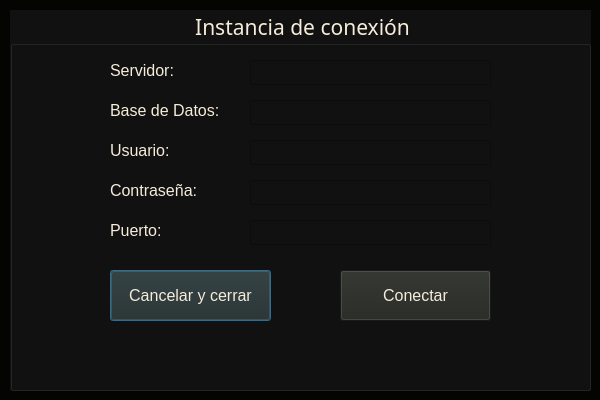
<?xml version="1.0" encoding="UTF-8"?>
<ui version="4.0">
 <class>dbms_connHandler</class>
 <widget class="QDialog" name="dbms_connHandler">
  <property name="geometry">
   <rect>
    <x>0</x>
    <y>0</y>
    <width>600</width>
    <height>400</height>
   </rect>
  </property>
  <property name="windowTitle">
   <string>Dialog</string>
  </property>
  <property name="styleSheet">
   <string notr="true">background-color: rgb(4, 4, 2);
color: rgb(245, 236, 218);
color: rgb(245, 236, 218);</string>
  </property>
  <widget class="QGroupBox" name="groupBox">
   <property name="geometry">
    <rect>
     <x>10</x>
     <y>10</y>
     <width>581</width>
     <height>381</height>
    </rect>
   </property>
   <property name="font">
    <font>
     <family>Sans Serif</family>
     <pointsize>16</pointsize>
    </font>
   </property>
   <property name="styleSheet">
    <string notr="true">background-color: rgb(17, 17, 17);</string>
   </property>
   <property name="title">
    <string>Instancia de conexión</string>
   </property>
   <property name="alignment">
    <set>Qt::AlignmentFlag::AlignCenter</set>
   </property>
   <widget class="QLabel" name="label">
    <property name="geometry">
     <rect>
      <x>100</x>
      <y>50</y>
      <width>121</width>
      <height>21</height>
     </rect>
    </property>
    <property name="font">
     <font>
      <pointsize>12</pointsize>
     </font>
    </property>
    <property name="text">
     <string>Servidor:</string>
    </property>
   </widget>
   <widget class="QLabel" name="label_2">
    <property name="geometry">
     <rect>
      <x>100</x>
      <y>90</y>
      <width>131</width>
      <height>21</height>
     </rect>
    </property>
    <property name="font">
     <font>
      <pointsize>12</pointsize>
     </font>
    </property>
    <property name="text">
     <string>Base de Datos:</string>
    </property>
   </widget>
   <widget class="QLabel" name="label_3">
    <property name="geometry">
     <rect>
      <x>100</x>
      <y>130</y>
      <width>131</width>
      <height>21</height>
     </rect>
    </property>
    <property name="font">
     <font>
      <pointsize>12</pointsize>
     </font>
    </property>
    <property name="text">
     <string>Usuario:</string>
    </property>
   </widget>
   <widget class="QLabel" name="label_4">
    <property name="geometry">
     <rect>
      <x>100</x>
      <y>170</y>
      <width>131</width>
      <height>21</height>
     </rect>
    </property>
    <property name="font">
     <font>
      <pointsize>12</pointsize>
     </font>
    </property>
    <property name="text">
     <string>Contraseña:</string>
    </property>
   </widget>
   <widget class="QLabel" name="label_5">
    <property name="geometry">
     <rect>
      <x>100</x>
      <y>210</y>
      <width>131</width>
      <height>21</height>
     </rect>
    </property>
    <property name="font">
     <font>
      <pointsize>12</pointsize>
     </font>
    </property>
    <property name="text">
     <string>Puerto:</string>
    </property>
   </widget>
   <widget class="QLineEdit" name="leServerName">
    <property name="geometry">
     <rect>
      <x>240</x>
      <y>50</y>
      <width>241</width>
      <height>25</height>
     </rect>
    </property>
    <property name="font">
     <font>
      <pointsize>12</pointsize>
     </font>
    </property>
   </widget>
   <widget class="QLineEdit" name="leDatabaseName">
    <property name="geometry">
     <rect>
      <x>240</x>
      <y>90</y>
      <width>241</width>
      <height>25</height>
     </rect>
    </property>
    <property name="font">
     <font>
      <pointsize>12</pointsize>
     </font>
    </property>
   </widget>
   <widget class="QLineEdit" name="leUsername">
    <property name="geometry">
     <rect>
      <x>240</x>
      <y>130</y>
      <width>241</width>
      <height>25</height>
     </rect>
    </property>
    <property name="font">
     <font>
      <pointsize>12</pointsize>
     </font>
    </property>
   </widget>
   <widget class="QLineEdit" name="lePassword">
    <property name="geometry">
     <rect>
      <x>240</x>
      <y>170</y>
      <width>241</width>
      <height>25</height>
     </rect>
    </property>
    <property name="font">
     <font>
      <pointsize>12</pointsize>
     </font>
    </property>
    <property name="echoMode">
     <enum>QLineEdit::EchoMode::Password</enum>
    </property>
   </widget>
   <widget class="QLineEdit" name="lePort">
    <property name="geometry">
     <rect>
      <x>240</x>
      <y>210</y>
      <width>241</width>
      <height>25</height>
     </rect>
    </property>
    <property name="font">
     <font>
      <pointsize>12</pointsize>
     </font>
    </property>
   </widget>
   <widget class="QPushButton" name="btnCancel">
    <property name="geometry">
     <rect>
      <x>100</x>
      <y>260</y>
      <width>161</width>
      <height>51</height>
     </rect>
    </property>
    <property name="font">
     <font>
      <pointsize>12</pointsize>
     </font>
    </property>
    <property name="styleSheet">
     <string notr="true">background-color: rgb(36, 38, 33);</string>
    </property>
    <property name="text">
     <string>Cancelar y cerrar</string>
    </property>
   </widget>
   <widget class="QPushButton" name="btnConnect">
    <property name="geometry">
     <rect>
      <x>330</x>
      <y>260</y>
      <width>151</width>
      <height>51</height>
     </rect>
    </property>
    <property name="font">
     <font>
      <pointsize>12</pointsize>
     </font>
    </property>
    <property name="styleSheet">
     <string notr="true">background-color: rgb(36, 38, 33);</string>
    </property>
    <property name="text">
     <string>Conectar</string>
    </property>
   </widget>
   <widget class="QLabel" name="lMessage">
    <property name="geometry">
     <rect>
      <x>40</x>
      <y>330</y>
      <width>501</width>
      <height>41</height>
     </rect>
    </property>
    <property name="font">
     <font>
      <family>Source Code Pro Medium</family>
      <pointsize>11</pointsize>
     </font>
    </property>
    <property name="text">
     <string/>
    </property>
    <property name="alignment">
     <set>Qt::AlignmentFlag::AlignCenter</set>
    </property>
   </widget>
  </widget>
 </widget>
 <resources/>
 <connections/>
</ui>
